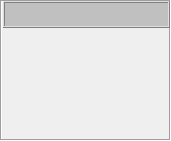
   <widget class="QFrame" name="Compresor_LP_3">
    <property name="geometry">
     <rect>
      <x>648</x>
      <y>148</y>
      <width>171</width>
      <height>141</height>
     </rect>
    </property>
    <property name="styleSheet">
     <string notr="true">background-color: none;</string>
    </property>
    <property name="frameShape">
     <enum>QFrame::Box</enum>
    </property>
    <property name="frameShadow">
     <enum>QFrame::Sunken</enum>
    </property>
    <widget class="QFrame" name="frame_12">
     <property name="geometry">
      <rect>
       <x>3</x>
       <y>1</y>
       <width>167</width>
       <height>27</height>
      </rect>
     </property>
     <property name="minimumSize">
      <size>
       <width>167</width>
       <height>27</height>
      </size>
     </property>
     <property name="maximumSize">
      <size>
       <width>167</width>
       <height>27</height>
      </size>
     </property>
     <property name="styleSheet">
      <string notr="true">background-color: rgb(192, 192, 192);</string>
     </property>
     <property name="frameShape">
      <enum>QFrame::Box</enum>
     </property>
     <property name="frameShadow">
      <enum>QFrame::Raised</enum>
     </property>
     <layout class="QGridLayout" name="gridLayout_22">
      <item row="0" column="0">
       <widget class="AUpTextLabel" name="leGEN_AVR_26" native="true">
        <property name="minimumSize">
         <size>
          <width>137</width>
          <height>9</height>
         </size>
        </property>
        <property name="maximumSize">
         <size>
          <width>137</width>
          <height>9</height>
         </size>
        </property>
        <property name="LabelText" stdset="0">
         <string>ESTADO CMD MOTOR</string>
        </property>
        <property name="Font" stdset="0">
         <font>
          <pointsize>9</pointsize>
          <weight>75</weight>
          <bold>true</bold>
         </font>
        </property>
       </widget>
      </item>
     </layout>
    </widget>
    <widget class="AUpTextLabel" name="leGEN_AVR_74" native="true">
     <property name="geometry">
      <rect>
       <x>14</x>
       <y>120</y>
       <width>145</width>
       <height>16</height>
      </rect>
     </property>
     <property name="layoutDirection">
      <enum>Qt::RightToLeft</enum>
     </property>
     <property name="styleSheet">
      <string notr="true">color: rgb(22, 241, 22);</string>
     </property>
     <property name="LabelText" stdset="0">
      <string>VENT B CARCAZA TURB</string>
     </property>
     <property name="Font" stdset="0">
      <font>
       <pointsize>9</pointsize>
       <weight>75</weight>
       <bold>true</bold>
      </font>
     </property>
    </widget>
    <widget class="AUpTextLabel" name="leGEN_AVR_75" native="true">
     <property name="geometry">
      <rect>
       <x>12</x>
       <y>104</y>
       <width>145</width>
       <height>16</height>
      </rect>
     </property>
     <property name="layoutDirection">
      <enum>Qt::RightToLeft</enum>
     </property>
     <property name="styleSheet">
      <string notr="true">color: rgb(22, 241, 22);</string>
     </property>
     <property name="LabelText" stdset="0">
      <string>VENT A CARCAZA TURB</string>
     </property>
     <property name="Font" stdset="0">
      <font>
       <pointsize>9</pointsize>
       <weight>75</weight>
       <bold>true</bold>
      </font>
     </property>
    </widget>
    <widget class="AUpTextLabel" name="leGEN_AVR_76" native="true">
     <property name="geometry">
      <rect>
       <x>20</x>
       <y>88</y>
       <width>131</width>
       <height>16</height>
      </rect>
     </property>
     <property name="layoutDirection">
      <enum>Qt::RightToLeft</enum>
     </property>
     <property name="styleSheet">
      <string notr="true">color: rgb(22, 241, 22);</string>
     </property>
     <property name="LabelText" stdset="0">
      <string>VENT B CARCAZA GEN</string>
     </property>
     <property name="Font" stdset="0">
      <font>
       <pointsize>9</pointsize>
       <weight>75</weight>
       <bold>true</bold>
      </font>
     </property>
    </widget>
    <widget class="AUpTextLabel" name="leGEN_AVR_77" native="true">
     <property name="geometry">
      <rect>
       <x>18</x>
       <y>74</y>
       <width>135</width>
       <height>16</height>
      </rect>
     </property>
     <property name="layoutDirection">
      <enum>Qt::RightToLeft</enum>
     </property>
     <property name="styleSheet">
      <string notr="true">color: rgb(22, 241, 22);</string>
     </property>
     <property name="LabelText" stdset="0">
      <string>VENT A CARCAZA GEN</string>
     </property>
     <property name="Font" stdset="0">
      <font>
       <pointsize>9</pointsize>
       <weight>75</weight>
       <bold>true</bold>
      </font>
     </property>
    </widget>
    <widget class="AUpTextLabel" name="leGEN_AVR_78" native="true">
     <property name="geometry">
      <rect>
       <x>8</x>
       <y>32</y>
       <width>145</width>
       <height>16</height>
      </rect>
     </property>
     <property name="layoutDirection">
      <enum>Qt::RightToLeft</enum>
     </property>
     <property name="styleSheet">
      <string notr="true">color: rgb(22, 241, 22);</string>
     </property>
     <property name="LabelText" stdset="0">
      <string>BOMBA DE ALJIBE GEN</string>
     </property>
     <property name="Font" stdset="0">
      <font>
       <pointsize>9</pointsize>
       <weight>75</weight>
       <bold>true</bold>
      </font>
     </property>
    </widget>
    <widget class="AUpTextLabel" name="leGEN_AVR_79" native="true">
     <property name="geometry">
      <rect>
       <x>48</x>
       <y>46</y>
       <width>83</width>
       <height>16</height>
      </rect>
     </property>
     <property name="layoutDirection">
      <enum>Qt::RightToLeft</enum>
     </property>
     <property name="styleSheet">
      <string notr="true">color: rgb(22, 241, 22);</string>
     </property>
     <property name="LabelText" stdset="0">
      <string>BOMBA HIDR</string>
     </property>
     <property name="Font" stdset="0">
      <font>
       <pointsize>9</pointsize>
       <weight>75</weight>
       <bold>true</bold>
      </font>
     </property>
    </widget>
    <widget class="AUpTextLabel" name="leGEN_AVR_80" native="true">
     <property name="geometry">
      <rect>
       <x>34</x>
       <y>60</y>
       <width>113</width>
       <height>16</height>
      </rect>
     </property>
     <property name="layoutDirection">
      <enum>Qt::RightToLeft</enum>
     </property>
     <property name="styleSheet">
      <string notr="true">color: rgb(22, 241, 22);</string>
     </property>
     <property name="LabelText" stdset="0">
      <string>BOMBA DE LUB AC</string>
     </property>
     <property name="Font" stdset="0">
      <font>
       <pointsize>9</pointsize>
       <weight>75</weight>
       <bold>true</bold>
      </font>
     </property>
    </widget>
   </widget>
